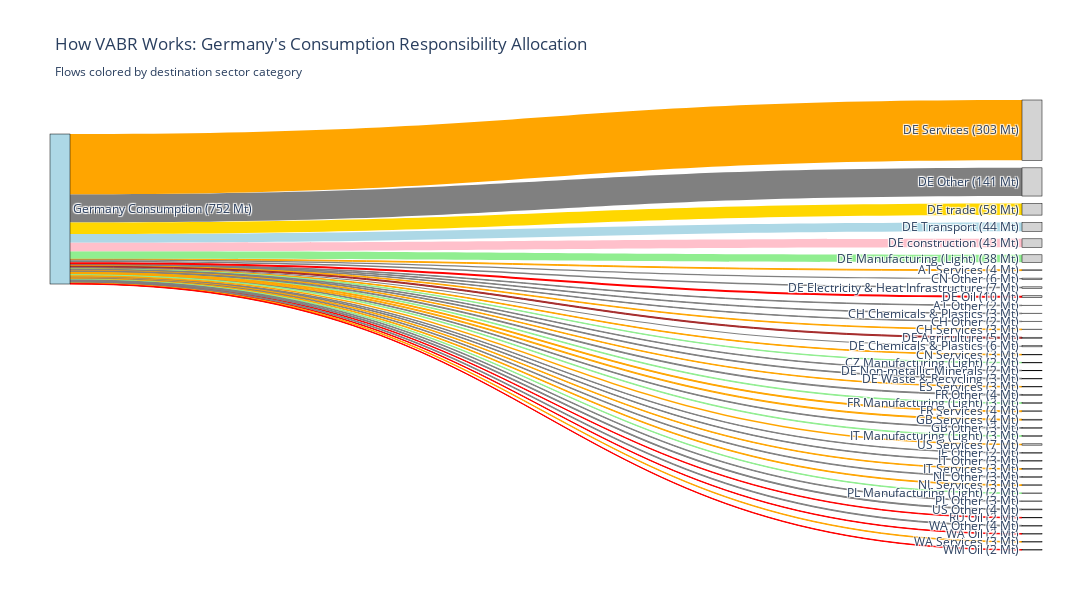

Here is the notebook cell this chart was saved with:
### Code cell
def create_germany_vabr_sankey(
    allocation_matrix,
    sector_to_category,
    min_flow_threshold=2
):
    """
    Create a clean Sankey showing all of Germany's VABR allocation flows.
    Shows how one major economy's consumption gets reallocated to various sectors.
    """
    # Prepare data
    allocation_matrix = allocation_matrix.copy()
    allocation_matrix['allocated_emissions_mt'] = allocation_matrix['allocated_emissions'] / 1e6
    allocation_matrix['sector_category'] = allocation_matrix['producing_sector'].map(sector_to_category).fillna('Other')
    
    # Filter for Germanys consumption only
    DE_flows = allocation_matrix[allocation_matrix['consuming_region'] == 'DE'].copy()
    
    # Create producer labels
    DE_flows['producer_label'] = (
        DE_flows['producing_country'] + '-' + DE_flows['sector_category']
    )
    
    # Aggregate flows
    aggregated = DE_flows.groupby([
        'consuming_region', 'producer_label', 'producing_country', 'sector_category'
    ])['allocated_emissions_mt'].sum().reset_index()
    
    # Filter for significant flows
    significant_flows = aggregated[aggregated['allocated_emissions_mt'] >= min_flow_threshold]
    
    if significant_flows.empty:
        print("No flows above threshold. Try lowering min_flow_threshold.")
        return None
    
    # Create nodes
    DE_total = significant_flows['allocated_emissions_mt'].sum()
    consumer_label = f"Germany Consumption\n({DE_total:.0f} Mt)"
    
    producer_labels = []
    for _, row in significant_flows.iterrows():
        country, category = row['producer_label'].split('-', 1)
        flow_size = row['allocated_emissions_mt']
        producer_labels.append(f"{country}\n{category}\n({flow_size:.0f} Mt)")
    
    all_labels = [consumer_label] + producer_labels
    
    # Colors: Germany blue, producers by sector category
    sector_colors = {
        'Services': 'orange',
        'construction': 'pink',
        'trade': 'gold',
        'Manufacturing (Light)': 'lightgreen', 
        'Transport': 'lightblue',
        'Oil': 'red',
        'Gas': 'yellow',
        'Coal': 'black',
        'Agriculture': 'brown',
        'Other': 'gray'
    }

    node_colors = ['lightblue']  # Germany
    link_colors = []
    
    for _, row in significant_flows.iterrows():
        color = sector_colors.get(row['sector_category'], 'gray')
        node_colors.append('lightgray')  # All producer nodes neutral
        link_colors.append(color)  # Color the flows
    
    # Create flows
    sources = [0] * len(significant_flows)  # All from Germany
    targets = list(range(1, len(significant_flows) + 1))  # To each producer
    values = significant_flows['allocated_emissions_mt'].tolist()
    
    fig = go.Figure(data=[go.Sankey(
        node=dict(
            pad=15,
            thickness=20,
            line=dict(color="black", width=0.5),
            label=all_labels,
            color=node_colors
        ),
        link=dict(
            source=sources,
            target=targets,
            value=values,
            color=link_colors
        )
    )])
    
    fig.update_layout(
        title="How VABR Works: Germany's Consumption Responsibility Allocation<br><sub>Flows colored by destination sector category</sub>",
        font_size=12,
        width=1200,
        height=600,
        margin=dict(l=50, r=50, t=100, b=50)
    )
    
    return fig
fig = create_germany_vabr_sankey(flows_df, sector_to_category)
fig.show()

### Figure 1 — Plotly figure (JSON) as saved in the notebook; plotly's stock layout.template omitted (floating-point values rounded to 4 significant figures)
{"data": [{"link": {"color": ["gray", "orange", "gray", "gray", "orange", "gray", "orange", "lightgreen", "brown", "gray", "gray", "lightgreen", "gray", "red", "gray", "orange", "lightblue", "gray", "pink", "gold", "orange", "lightgreen", "gray", "orange", "gray", "orange", "gray", "lightgreen", "gray", "orange", "gray", "orange", "lightgreen", "gray", "red", "gray", "orange", "red", "gray", "orange", "red"], "source": [0, 0, 0, 0, 0, 0, 0, 0, 0, 0, 0, 0, 0, 0, 0, 0, 0, 0, 0, 0, 0, 0, 0, 0, 0, 0, 0, 0, 0, 0, 0, 0, 0, 0, 0, 0, 0, 0, 0, 0, 0], "target": [1, 2, 3, 4, 5, 6, 7, 8, 9, 10, 11, 12, 13, 14, 15, 16, 17, 18, 19, 20, 21, 22, 23, 24, 25, 26, 27, 28, 29, 30, 31, 32, 33, 34, 35, 36, 37, 38, 39, 40, 41], "value": [2.424, 3.8, 2.647, 2.212, 2.914, 6.278, 2.758, 2.017, 4.958, 5.671, 7.051, 37.86, 2.415, 9.736, 141.5, 302.6, 43.68, 3.281, 42.59, 57.96, 2.545, 3.016, 3.977, 4.352, 3.102, 4.474, 2.095, 2.944, 2.739, 2.786, 3.145, 3.395, 2.36, 2.91, 2.338, 4.261, 6.764, 2.231, 3.79, 2.672, 2.116]}, "node": {"color": ["lightblue", "lightgray", "lightgray", "lightgray", "lightgray", "lightgray", "lightgray", "lightgray", "lightgray", "lightgray", "lightgray", "lightgray", "lightgray", "lightgray", "lightgray", "lightgray", "lightgray", "lightgray", "lightgray", "lightgray", "lightgray", "lightgray", "lightgray", "lightgray", "lightgray", "lightgray", "lightgray", "lightgray", "lightgray", "lightgray", "lightgray", "lightgray", "lightgray", "lightgray", "lightgray", "lightgray", "lightgray", "lightgray", "lightgray", "lightgray", "lightgray", "lightgray"], "label": ["Germany Consumption\n(752 Mt)", "AT\nOther\n(2 Mt)", "AT\nServices\n(4 Mt)", "CH\nChemicals & Plastics\n(3 Mt)", "CH\nOther\n(2 Mt)", "CH\nServices\n(3 Mt)", "CN\nOther\n(6 Mt)", "CN\nServices\n(3 Mt)", "CZ\nManufacturing (Light)\n(2 Mt)", "DE\nAgriculture\n(5 Mt)", "DE\nChemicals & Plastics\n(6 Mt)", "DE\nElectricity & Heat Infrastructure\n(7 Mt)", "DE\nManufacturing (Light)\n(38 Mt)", "DE\nNon-metallic Minerals\n(2 Mt)", "DE\nOil\n(10 Mt)", "DE\nOther\n(141 Mt)", "DE\nServices\n(303 Mt)", "DE\nTransport\n(44 Mt)", "DE\nWaste & Recycling\n(3 Mt)", "DE\nconstruction\n(43 Mt)", "DE\ntrade\n(58 Mt)", "ES\nServices\n(3 Mt)", "FR\nManufacturing (Light)\n(3 Mt)", "FR\nOther\n(4 Mt)", "FR\nServices\n(4 Mt)", "GB\nOther\n(3 Mt)", "GB\nServices\n(4 Mt)", "IE\nOther\n(2 Mt)", "IT\nManufacturing (Light)\n(3 Mt)", "IT\nOther\n(3 Mt)", "IT\nServices\n(3 Mt)", "NL\nOther\n(3 Mt)", "NL\nServices\n(3 Mt)", "PL\nManufacturing (Light)\n(2 Mt)", "PL\nOther\n(3 Mt)", "RU\nOil\n(2 Mt)", "US\nOther\n(4 Mt)", "US\nServices\n(7 Mt)", "WA\nOil\n(2 Mt)", "WA\nOther\n(4 Mt)", "WA\nServices\n(3 Mt)", "WM\nOil\n(2 Mt)"], "line": {"color": "black", "width": 0.5}, "pad": 15, "thickness": 20}, "type": "sankey"}], "layout": {"font": {"size": 12}, "height": 600, "margin": {"b": 50, "l": 50, "r": 50, "t": 100}, "title": {"text": "How VABR Works: Germany's Consumption Responsibility Allocation<br><sub>Flows colored by destination sector category</sub>"}, "width": 1200}}
